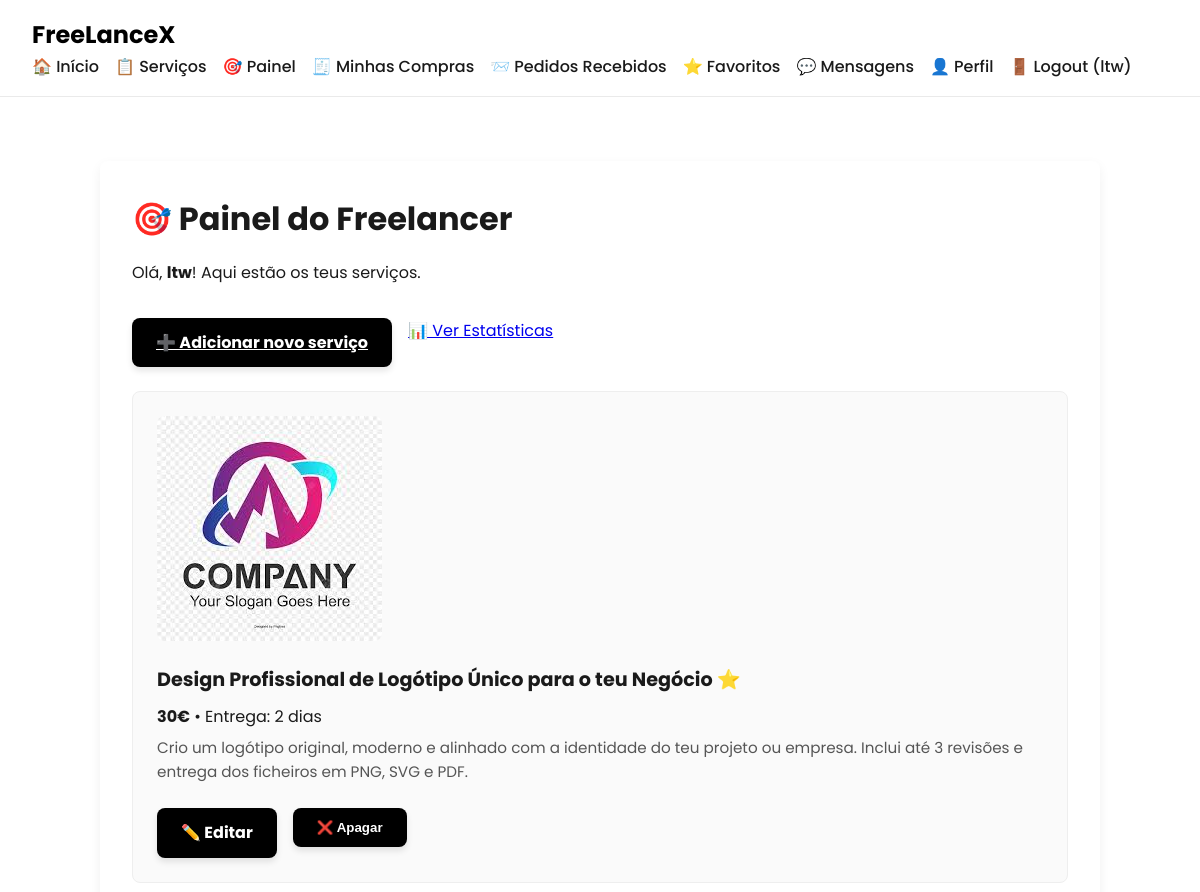
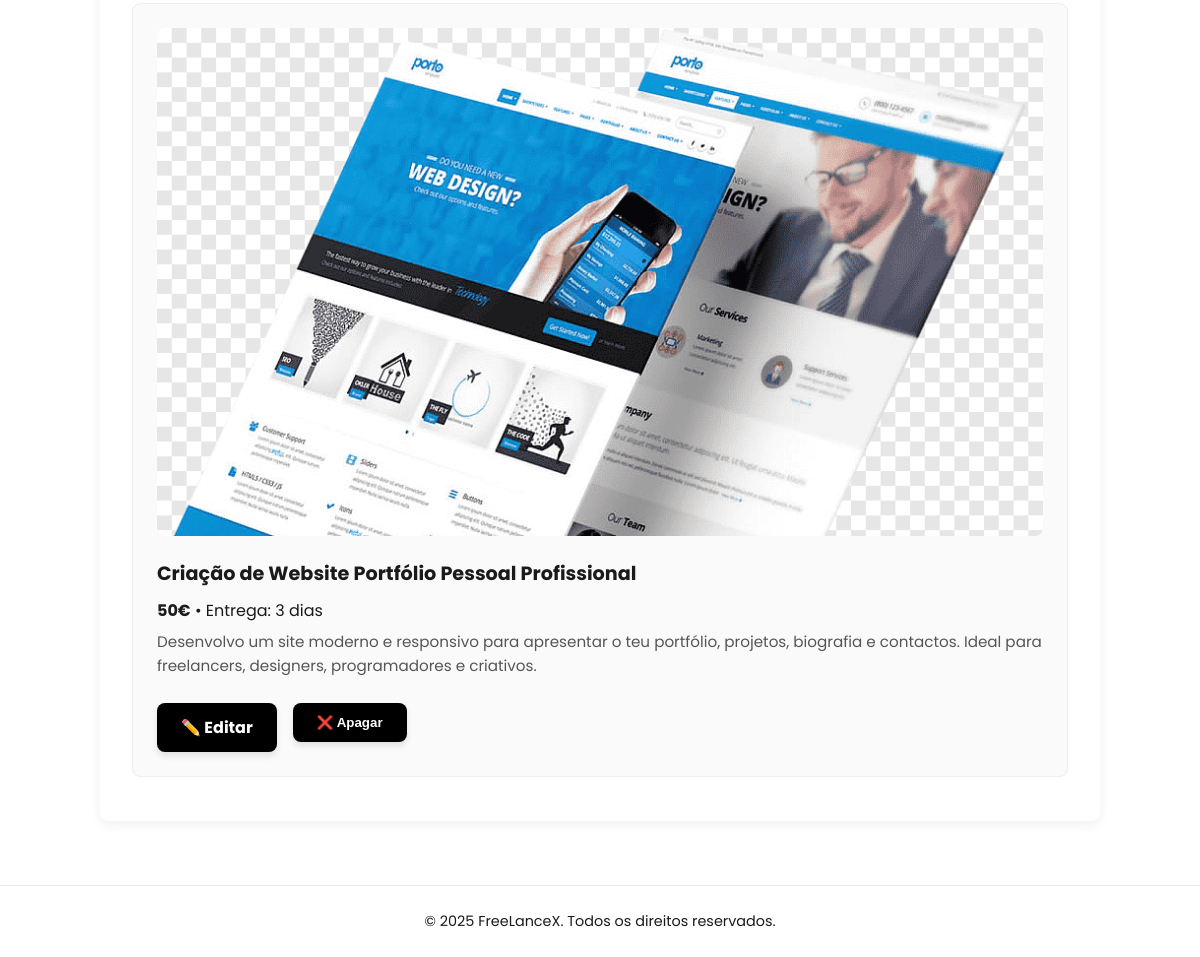
Screenshot of /pages/dashboard.php (signed in) with the database file from the repository (2 pictures, top to bottom).
### tables this page shows
CREATE TABLE services (
    id INTEGER PRIMARY KEY AUTOINCREMENT,
    freelancer_id INTEGER NOT NULL,
    title TEXT NOT NULL,
    description TEXT,
    price REAL NOT NULL,
    delivery_time TEXT NOT NULL,
    category TEXT, 
    media_path TEXT,
    is_promoted INTEGER DEFAULT 0,
    FOREIGN KEY(freelancer_id) REFERENCES users(id)
);

### pages/dashboard.php (the view, shortened to what this page needs)
<?php
require_once '../includes/db.php';
?>
<!DOCTYPE html>
<html lang="pt">
<?php include '../includes/head.php'; ?>
<body>
<?php include '../includes/header.php'; ?>
<?php
$stmt = $db->prepare("SELECT * FROM services WHERE freelancer_id = :id ORDER BY id DESC");
$stmt->execute([':id' => $_SESSION['user_id']]);
$services = $stmt->fetchAll(PDO::FETCH_ASSOC);
?>
<main class="dashboard-container">
    <h2>🎯 Painel do Freelancer</h2>
    <p>Olá, <strong><?= htmlspecialchars($_SESSION['username']) ?></strong>! Aqui estão os teus serviços.</p>
    <div class="dashboard-actions">
        <a href="add_service.php" class="primary-btn">➕ Adicionar novo serviço</a>
        <a href="stats.php" class="secondary-btn">📊 Ver Estatísticas</a>
    </div>
    <?php if (count($services) === 0): ?>
        <p class="no-services">Ainda não criaste nenhum serviço.</p>
    <?php else: ?>
        <ul class="service-list">
            <?php foreach ($services as $service): ?>
                <li class="service-item">
                    <?php
                    $imagePath = '../' . $service['media_path'];
                    if (!empty($service['media_path']) && file_exists($imagePath)):
                    ?>
                        <img src="/<?= htmlspecialchars($service['media_path']) ?>" alt="Imagem do serviço" class="service-image">
                    <?php endif; ?>
                    <h4><?= htmlspecialchars($service['title']) ?>
                        <?= $service['is_promoted'] ? '<span title="Promovido">⭐</span>' : '' ?>
                    </h4>
                    <p><strong><?= htmlspecialchars($service['price']) ?>€</strong> • Entrega: <?= htmlspecialchars($service['delivery_time']) ?></p>
                    <p class="description"><?= htmlspecialchars($service['description']) ?></p>
                    <div class="service-actions">
                        <a href="edit_service.php?id=<?= $service['id'] ?>" class="primary-btn">✏️ Editar</a>
                        <form method="post" action="delete_service.php" class="inline-form" onsubmit="return confirm('Tens a certeza que queres apagar este serviço?');">
                            <button class="primary-btn danger-btn" type="submit">❌ Apagar</button>
                        </form>
                    </div>
                </li>
            <?php endforeach; ?>
        </ul>
    <?php endif; ?>
</main>
<?php include '../includes/footer.php'; ?>
</body>
</html>

### css/style.css (style rules this page uses)
:root { --primary: #000000; --bg-light: #ffffff; --text-color: #1a1a1a; --accent: #0070f3; --radius: 8px; --transition: all 0.3s ease-in-out; }
* { margin: 0; padding: 0; box-sizing: border-box; }
body { font-family: 'Poppins', sans-serif; background-color: var(--bg-light); color: var(--text-color); line-height: 1.6; }
main { max-width: 1000px; margin: 4rem auto 2rem auto; padding: 2rem; }
.primary-btn { background: var(--primary); color: #fff; padding: 12px 24px; border-radius: var(--radius); font-weight: bold; border: none; cursor: pointer; transition: var(--transition); box-shadow: 0 4px 6px rgba(0,0,0,0.1); }
.dashboard-container { max-width: 1000px; margin: 4rem auto; padding: 2rem; background: #fff; border-radius: var(--radius); box-shadow: 0 4px 12px rgba(0, 0, 0, 0.06); }
.dashboard-container h2 { font-size: 2rem; margin-bottom: 1rem; }
.dashboard-actions { display: flex; flex-wrap: wrap; gap: 1rem; margin: 1.5rem 0; }
.service-list { list-style: none; padding: 0; }
.service-item { padding: 1.5rem; border: 1px solid #eee; border-radius: var(--radius); margin-bottom: 1.5rem; background: #fafafa; }
.service-item h4 { font-size: 1.2rem; margin-bottom: 0.5rem; }
.service-item p { margin: 0.4rem 0; }
.service-item .description { font-size: 0.95rem; color: #555; }
.service-image { max-width: 100%; border-radius: var(--radius); margin-bottom: 1rem; }
.service-actions { margin-top: 1rem; display: flex; gap: 1rem; flex-wrap: wrap; }
.inline-form { display: inline; }
.stats-list, .service-list { list-style: none; padding-left: 0; margin-top: 1rem; }
.service-list li { margin-bottom: 0.75rem; }
.service-actions { display: flex; gap: 1rem; flex-wrap: wrap; margin-top: 1.5rem; }
.service-actions a.primary-btn, .service-actions .inline-form button.primary-btn { display: inline-block; background: var(--primary); color: #fff; padding: 12px 24px; border-radius: var(--radius); font-weight: bold; border: none; cursor: pointer; transition: var(--transition); text-decoration: none; box-shadow: 0 4px 6px rgba(0, 0, 0, 0.1); }
.service-actions .inline-form { display: inline; margin: 0; }
.dashboard-actions { margin-top: 2rem; display: flex; gap: 1rem; }
.danger-btn { background: #e53935; color: #fff; padding: 12px 24px; border-radius: var(--radius); font-weight: bold; border: none; cursor: pointer; transition: var(--transition); box-shadow: 0 4px 6px rgba(0, 0, 0, 0.1); }

### rows the page displays
services: media_path (picture), title "Design Profissional de Logótipo Único para o teu Negócio", price "30", delivery_time "2 dias", description "Crio um logótipo original, moderno e alinhado com a identidade do teu projeto ou empresa. Inclui até 3 revisões e entrega dos ficheiros em PNG, SVG e PDF."
services: media_path (picture), title "Criação de Website Portfólio Pessoal Profissional", price "50", delivery_time "3 dias", description "Desenvolvo um site moderno e responsivo para apresentar o teu portfólio, projetos, biografia e contactos. Ideal para freelancers, designers, programadores e criativos."

### other values shown
$_SESSION['username'] "ltw"
